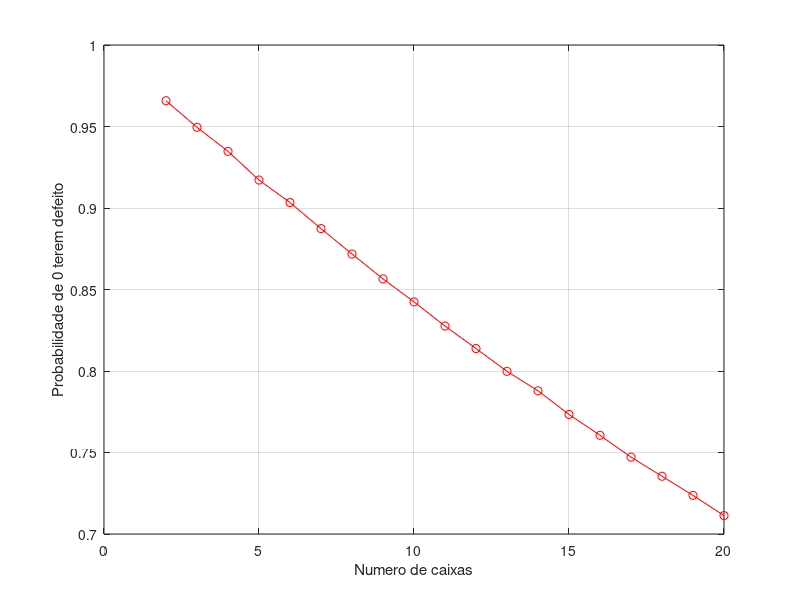
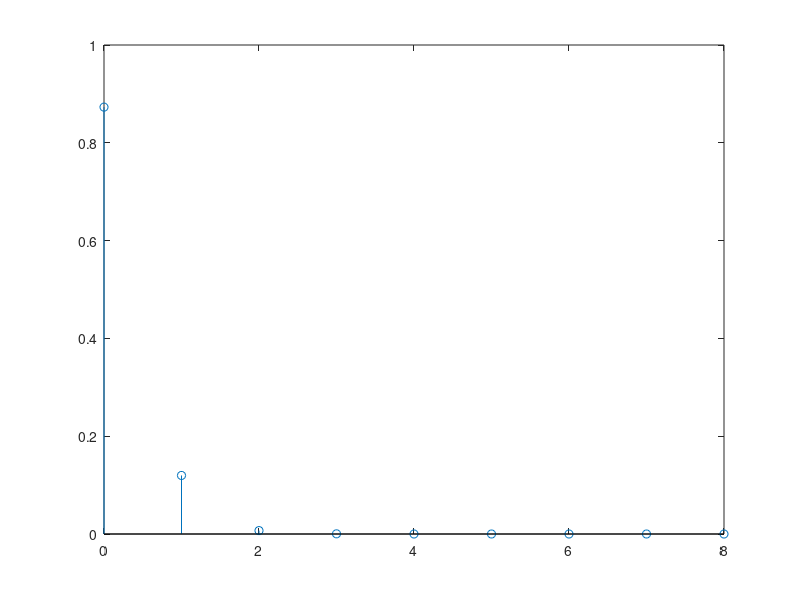

Source code (MATLAB) for these figures, in order:
clear all;
close all;
clc;

%brinquedo composto por duas componentes 1 e 2

p1 = 0.002; % probabilidade da parte 1 ter defeito
p2 = 0.005; % probabilidade da parte 2 ter defeito
pMontagem = 0.01; % probabilidade de a montagem dar defeito
% caso um dos componentes tenha defeito entao a peça é defeituosa
N = 1e5;

%% Ex1
% uma caixa de brinquedos tem pelo menos 1 defeituoso


n = 8;

ex_1 = rand(n, N) <= p1;
ex_2 = rand(n, N) <= p2;
ex_a = rand(n, N) <= pMontagem;

ex = ex_1 | ex_2 | ex_a;
ex = sum(sum(ex) > 0);
disp("Probabilidade de pelo menos um brinquedo ter defeito: "+(ex/N))

x = 1:8;
pX = zeros(1, 8) + pMontagem;
media = sum(x.*pX); % valor esperado
disp("Valor Esperado (E[x]): " + media);
%% Ex2)
% a)
ex_1 = rand(n, N) > p1;
ex_2 = rand(n, N) > p2;
ex_a = rand(n, N) > pMontagem;

ex = ex_1 & ex_2 & ex_a;
ex = sum(sum(ex) == 8);
disp("Probabilidade de não ter nenhum defeituoso defeituoso: "+(ex/N))
disp("Comparando com o 1 a), sao complementares")

% b)
n = 8;
k = 0;

p1 = 0.002; % probabilidade da parte 1 ter defeito
p2 = 0.005; % probabilidade da parte 2 ter defeito
pMontagem = 0.01; % probabilidade de a montagem dar defeito

binomial1 = nchoosek(n, k) * (p1^k) * (1-p1)^(n-k);
binomial2 = nchoosek(n, k) * (p2^k) * (1-p2)^(n-k);
binomial3 = nchoosek(n, k) * (pMontagem^k) * (1-pMontagem)^(n-k);

prob = binomial1 * binomial2 * binomial3;
disp("Probabilidade pela formula binomial: "+prob)
disp("Semelhante a 2 a)")

% c)
results_prob = zeros(1,19);
for n=2:20
    ex_1 = rand(n, N) > p1;
    ex_2 = rand(n, N) > p2;
    ex_a = rand(n, N) > pMontagem;
    ex = ex_1 & ex_2 & ex_a;
    ex = sum(sum(ex) == n);
    results_prob(n-1) = (ex/N);
    if(ex/N >= 0.9)
        resp_d = n;
    end
end

n_caixa = 2:20;
figure(1)
plot(n_caixa, results_prob, 'r-o');
xlabel("Numero de caixas")
ylabel("Probabilidade de 0 terem defeito")
grid on
disp("Quanto maior o numero de brinquedos na caixa, menor a probabilidade de nenhum ter defeito")

% d)
disp("A capacidade maxima que a caixa deve ter para a probabilidade de da caixa nao ter brinquedos com defeito é "+ resp_d)

%% Ex3
p1 = 0.002; % probabilidade da parte 1 ter defeito
p2 = 0.005; % probabilidade da parte 2 ter defeito
pMontagem = 0.01; % probabilidade de a montagem dar defeito
% caso um dos componentes tenha defeito entao a peça é defeituosa
N = 1e5;
num_brinq = 0:8;
prob = zeros(1, 9);
n = 8;

% a)
ex_1 = rand(n, N) <= p1;
ex_2 = rand(n, N) <= p2;
ex_a = rand(n, N) <= pMontagem;
ex = ex_1 | ex_2 | ex_a;
for temp = 0:8
    t = sum(sum(ex) == temp);
    prob(temp+1) = t/N;
end
figure(2)
stem(num_brinq, prob)